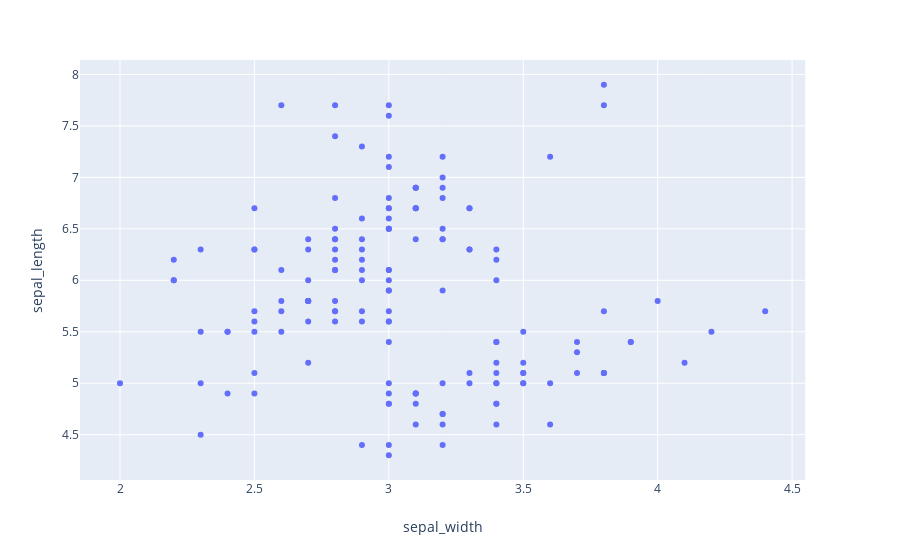

Notebook cell for this chart:
### Code cell
data = px.data.iris()

px.scatter(data, x='sepal_width', y='sepal_length')

### Figure 1 — Plotly figure (JSON) as saved in the notebook; plotly's stock layout.template omitted (floating-point values rounded to 4 significant figures; data arrays with more than 128 entries replaced by an {"elided": "..."} marker saying what was removed)
{"data": [{"hoverlabel": {"namelength": 0}, "hovertemplate": "sepal_width=%{x}<br>sepal_length=%{y}", "legendgroup": "", "marker": {"color": "#636efa", "symbol": "circle"}, "mode": "markers", "name": "", "showlegend": false, "type": "scatter", "x": {"elided": "150 float values"}, "xaxis": "x", "y": {"elided": "150 float values"}, "yaxis": "y"}], "layout": {"autosize": true, "legend": {"tracegroupgap": 0}, "margin": {"t": 60}, "xaxis": {"anchor": "y", "autorange": true, "domain": [0, 0.98], "range": [1.855, 4.545], "title": {"text": "sepal_width"}, "type": "linear"}, "yaxis": {"anchor": "x", "autorange": true, "domain": [0, 1], "range": [4.063, 8.137], "title": {"text": "sepal_length"}, "type": "linear"}}}
